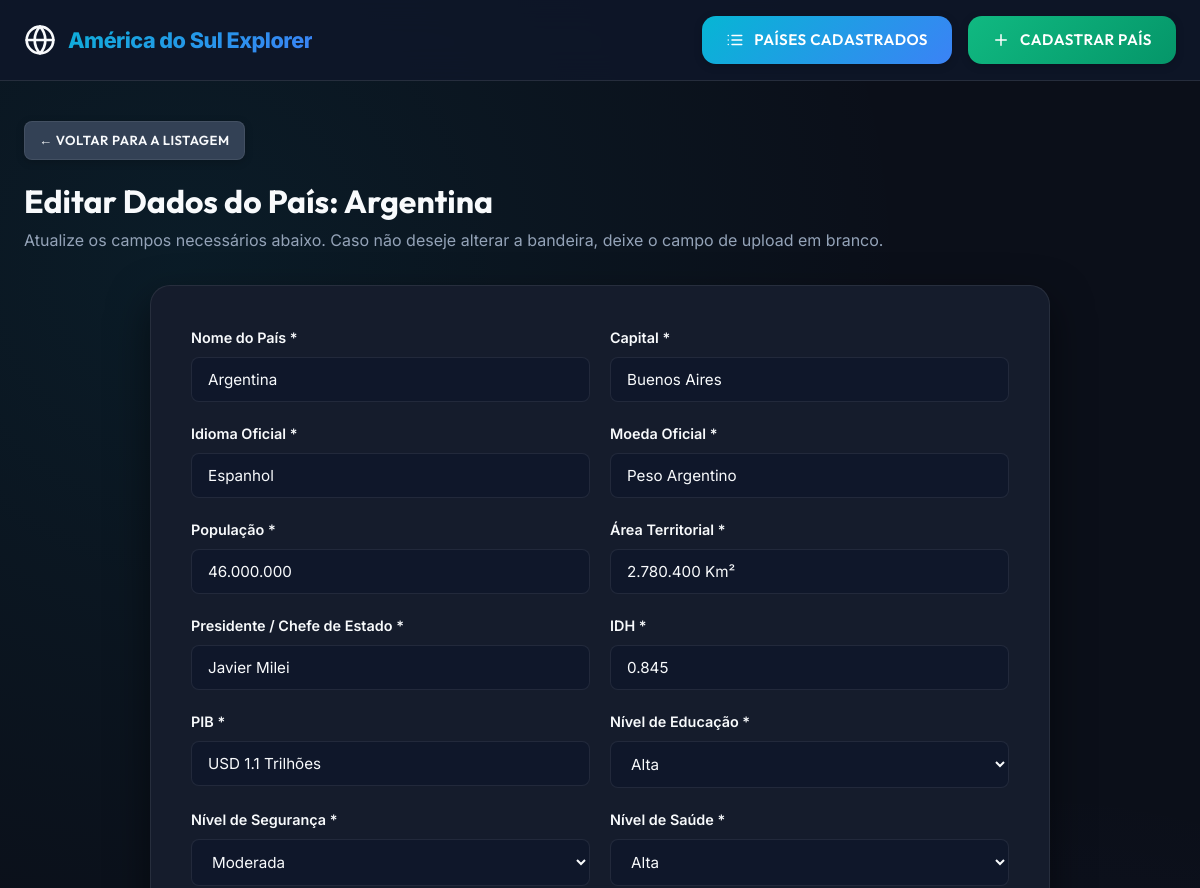
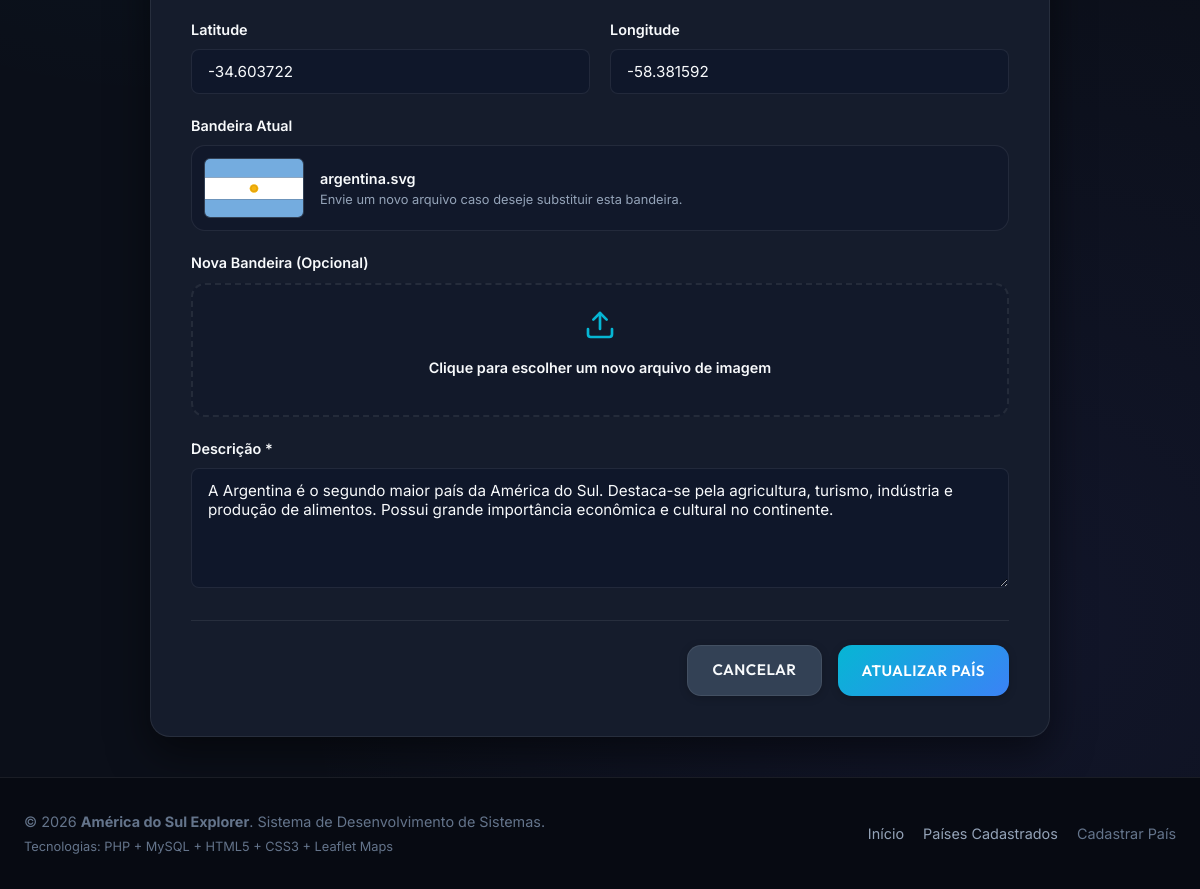
/editar_pais.php?id=1, run on the app's committed database (2 pictures, top to bottom).
### tables this page shows
CREATE TABLE `paises` (
  `id` INT AUTO_INCREMENT PRIMARY KEY,
  `nome` VARCHAR(100) NOT NULL,
  `capital` VARCHAR(100) NOT NULL,
  `idioma` VARCHAR(100) NOT NULL,
  `moeda` VARCHAR(100) NOT NULL,
  `populacao` VARCHAR(50) NOT NULL,
  `area` VARCHAR(50) NOT NULL,
  `presidente` VARCHAR(100) NOT NULL,
  `idh` DECIMAL(4,3) NOT NULL,
  `pib` VARCHAR(50) NOT NULL,
  `educacao` ENUM('Alta', 'Média', 'Baixa') NOT NULL DEFAULT 'Média',
  `seguranca` ENUM('Alta', 'Moderada', 'Baixa') NOT NULL DEFAULT 'Moderada',
  `saude` ENUM('Alta', 'Média', 'Baixa') NOT NULL DEFAULT 'Média',
  `latitude` DECIMAL(10,6) NOT NULL DEFAULT 0.000000,
  `longitude` DECIMAL(10,6) NOT NULL DEFAULT 0.000000,
  `descricao` TEXT NOT NULL,
  `bandeira` VARCHAR(255) NOT NULL,
  `criado_em` TIMESTAMP DEFAULT CURRENT_TIMESTAMP
);

### editar_pais.php (the view, shortened to what this page needs)
<?php
require_once 'conexao.php';
$id = isset($_GET['id']) ? (int) $_GET['id'] : 0;
$stmt = $pdo->prepare("SELECT * FROM paises WHERE id = :id");
$stmt->execute(['id' => $id]);
$pais = $stmt->fetch();
include 'includes/header.php';
?>
<div style="margin-bottom: 32px;">
  <a href="listar_paises.php" class="btn btn-secondary btn-sm" style="margin-bottom: 16px;">&larr; Voltar para a Listagem</a>
  <h1>Editar Dados do País: <?php echo htmlspecialchars($pais['nome']); ?></h1>
  <p style="color: var(--text-muted);">Atualize os campos necessários abaixo. Caso não deseje alterar a bandeira, deixe o campo de upload em branco.</p>
</div>
<div class="form-container">
  <form action="atualizar_pais.php" method="POST" enctype="multipart/form-data">
    <div class="form-grid">
      <div class="form-group">
        <label for="nome" class="form-label">Nome do País *</label>
        <input type="text" id="nome" name="nome" class="form-control" value="<?php echo htmlspecialchars($pais['nome']); ?>" required>
      </div>
      <div class="form-group">
        <label for="capital" class="form-label">Capital *</label>
        <input type="text" id="capital" name="capital" class="form-control" value="<?php echo htmlspecialchars($pais['capital']); ?>" required>
      </div>
      <div class="form-group">
        <label for="idioma" class="form-label">Idioma Oficial *</label>
        <input type="text" id="idioma" name="idioma" class="form-control" value="<?php echo htmlspecialchars($pais['idioma']); ?>" required>
      </div>
      <div class="form-group">
        <label for="moeda" class="form-label">Moeda Oficial *</label>
        <input type="text" id="moeda" name="moeda" class="form-control" value="<?php echo htmlspecialchars($pais['moeda']); ?>" required>
      </div>
      <div class="form-group">
        <label for="populacao" class="form-label">População *</label>
        <input type="text" id="populacao" name="populacao" class="form-control" value="<?php echo htmlspecialchars($pais['populacao']); ?>" required>
      </div>
      <div class="form-group">
        <label for="area" class="form-label">Área Territorial *</label>
        <input type="text" id="area" name="area" class="form-control" value="<?php echo htmlspecialchars($pais['area']); ?>" required>
      </div>
      <div class="form-group">
        <label for="presidente" class="form-label">Presidente / Chefe de Estado *</label>
        <input type="text" id="presidente" name="presidente" class="form-control" value="<?php echo htmlspecialchars($pais['presidente']); ?>" required>
      </div>
      <div class="form-group">
        <label for="idh" class="form-label">IDH *</label>
        <input type="number" step="0.001" min="0" max="1" id="idh" name="idh" class="form-control" value="<?php echo htmlspecialchars($pais['idh']); ?>" required>
      </div>
      <div class="form-group">
        <label for="pib" class="form-label">PIB *</label>
        <input type="text" id="pib" name="pib" class="form-control" value="<?php echo htmlspecialchars($pais['pib']); ?>" required>
      </div>
      <div class="form-group">
        <label for="educacao" class="form-label">Nível de Educação *</label>
        <select id="educacao" name="educacao" class="form-control" required>
          <option value="Alta" <?php echo $pais['educacao'] == 'Alta' ? 'selected' : ''; ?>>Alta</option>
        </select>
      </div>
      <div class="form-group">
        <label for="seguranca" class="form-label">Nível de Segurança *</label>
        <select id="seguranca" name="seguranca" class="form-control" required>
          <option value="Moderada" <?php echo $pais['seguranca'] == 'Moderada' ? 'selected' : ''; ?>>Moderada</option>
        </select>
      </div>
      <div class="form-group">
        <label for="saude" class="form-label">Nível de Saúde *</label>
        <select id="saude" name="saude" class="form-control" required>
          <option value="Alta" <?php echo $pais['saude'] == 'Alta' ? 'selected' : ''; ?>>Alta</option>
        </select>
      </div>
      <div class="form-group">
        <label for="latitude" class="form-label">Latitude</label>
        <input type="number" step="0.000001" id="latitude" name="latitude" class="form-control" value="<?php echo htmlspecialchars($pais['latitude']); ?>">
      </div>
      <div class="form-group">
        <label for="longitude" class="form-label">Longitude</label>
        <input type="number" step="0.000001" id="longitude" name="longitude" class="form-control" value="<?php echo htmlspecialchars($pais['longitude']); ?>">
      </div>
      <div class="form-group full-width">
        <label class="form-label">Bandeira Atual</label>
        <div style="display: flex; align-items: center; gap: 16px; margin-bottom: 12px; background: rgba(15,23,42,0.6); padding: 12px; border-radius: var(--radius-md); border: 1px solid var(--border-color);">
          <img src="uploads/<?php echo htmlspecialchars($pais['bandeira']); ?>" alt="Bandeira" style="width: 100px; height: 60px; object-fit: cover; border-radius: 6px; border: 1px solid #334155;">
          <div>
            <p style="font-weight: 600; font-size: 0.9rem; color: var(--text-main);"><?php echo htmlspecialchars($pais['bandeira']); ?></p>
            <p style="font-size: 0.8rem; color: var(--text-muted);">Envie um novo arquivo caso deseje substituir esta bandeira.</p>
          </div>
        </div>
        <label for="bandeira" class="form-label">Nova Bandeira (Opcional)</label>
        <div class="file-upload-box" onclick="document.getElementById('bandeira').click();">
          <p style="font-size: 0.9rem; font-weight: 600;">Clique para escolher um novo arquivo de imagem</p>
        </div>
      </div>
      <div class="form-group full-width">
        <label for="descricao" class="form-label">Descrição *</label>
        <textarea id="descricao" name="descricao" class="form-control" required><?php echo htmlspecialchars($pais['descricao']); ?></textarea>
      </div>
    </div>
    <div style="display: flex; gap: 16px; justify-content: flex-end; margin-top: 32px; border-top: 1px solid var(--border-color); padding-top: 24px;">
      <a href="listar_paises.php" class="btn btn-secondary">Cancelar</a>
      <button type="submit" class="btn btn-primary">Atualizar País</button>
    </div>
  </form>
</div>
<?php include 'includes/footer.php'; ?>

### css/style.css (style rules this page uses)
:root { --bg-main: #0b0f19; --bg-card: #151c2c; --bg-card-hover: #1e293b; --bg-input: #0f172a; --border-color: rgba(255, 255, 255, 0.08); --border-hover: rgba(56, 189, 248, 0.4); --primary-cyan: #06b6d4; --primary-indigo: #6366f1; --accent-emerald: #10b981; --accent-gold: #f59e0b; --accent-rose: #f43f5e; --grad-cyan: linear-gradient(135deg, #06b6d4 0%, #3b82f6 100%); --grad-emerald: linear-gradient(135deg, #10b981 0%, #059669 100%); --grad-gold: linear-gradient(135deg, #f59e0b 0%, #d97706 100%); --grad-dark: linear-gradient(180deg, rgba(21, 28, 44, 0.9) 0%, rgba(15, 23, 42, 0.95) 100%); --text-main: #f8fafc; --text-muted: #94a3b8; --text-dim: #64748b; --shadow-sm: 0 2px 8px rgba(0, 0, 0, 0.2); --shadow-md: 0 8px 24px rgba(0, 0, 0, 0.35); --shadow-lg: 0 16px 40px rgba(0, 0, 0, 0.5); --glass-bg: rgba(21, 28, 44, 0.75); --glass-border: 1px solid rgba(255, 255, 255, 0.1); --radius-sm: 8px; --radius-md: 14px; --radius-lg: 20px; }
* { margin: 0; padding: 0; box-sizing: border-box; }
body { font-family: 'Inter', sans-serif; background-color: var(--bg-main); color: var(--text-main); min-height: 100vh; display: flex; flex-direction: column; line-height: 1.6; background-image: radial-gradient(circle at 15% 15%, rgba(6, 182, 212, 0.08) 0%, transparent 40%), radial-gradient(circle at 85% 85%, rgba(99, 102, 241, 0.08) 0%, transparent 40%); }
h1, h2, h3, h4, h5, h6 { font-family: 'Outfit', sans-serif; font-weight: 700; color: var(--text-main); }
a { text-decoration: none; color: inherit; transition: all 0.2s ease; }
.btn { display: inline-flex; align-items: center; justify-content: center; gap: 10px; padding: 12px 24px; font-family: 'Outfit', sans-serif; font-weight: 600; font-size: 0.95rem; border-radius: var(--radius-md); border: none; cursor: pointer; transition: all 0.3s cubic-bezier(0.4, 0, 0.2, 1); box-shadow: var(--shadow-sm); text-transform: uppercase; letter-spacing: 0.5px; }
.btn-primary { background: var(--grad-cyan); color: #ffffff; }
.btn-secondary { background: #334155; color: var(--text-main); border: 1px solid var(--border-color); }
.btn-sm { padding: 8px 14px; font-size: 0.82rem; border-radius: var(--radius-sm); }
.form-container { background: var(--bg-card); border: 1px solid var(--border-color); border-radius: var(--radius-lg); padding: 40px; max-width: 900px; margin: 0 auto; box-shadow: var(--shadow-lg); }
.form-grid { display: grid; grid-template-columns: repeat(auto-fit, minmax(260px, 1fr)); gap: 20px; margin-bottom: 24px; }
.form-group { display: flex; flex-direction: column; gap: 8px; }
.form-group.full-width { grid-column: 1 / -1; }
.form-label { font-size: 0.9rem; font-weight: 600; color: var(--text-main); }
.form-control { width: 100%; padding: 12px 16px; background: var(--bg-input); border: 1px solid var(--border-color); border-radius: var(--radius-sm); color: var(--text-main); font-size: 0.95rem; font-family: inherit; outline: none; transition: border-color 0.2s ease; }
textarea.form-control { min-height: 120px; resize: vertical; }
.file-upload-box { border: 2px dashed var(--border-color); padding: 24px; border-radius: var(--radius-md); text-align: center; background: rgba(15, 23, 42, 0.4); cursor: pointer; transition: all 0.2s ease; }

### data on the page
paises: nome "Argentina", capital "Buenos Aires", idioma "Espanhol", moeda "Peso Argentino", populacao "46.000.000", area "2.780.400 Km²", presidente "Javier Milei", idh "0.845", pib "USD 1.1 Trilhões", educacao "Alta", seguranca "Moderada", saude "Alta", latitude "-34.603722", longitude "-58.381592", bandeira (picture), bandeira "argentina.svg", descricao "A Argentina é o segundo maior país da América do Sul. Destaca-se pela agricultura, turismo, indústria e produção de alimentos. Possui grande importância econômica e cultural no continente."
